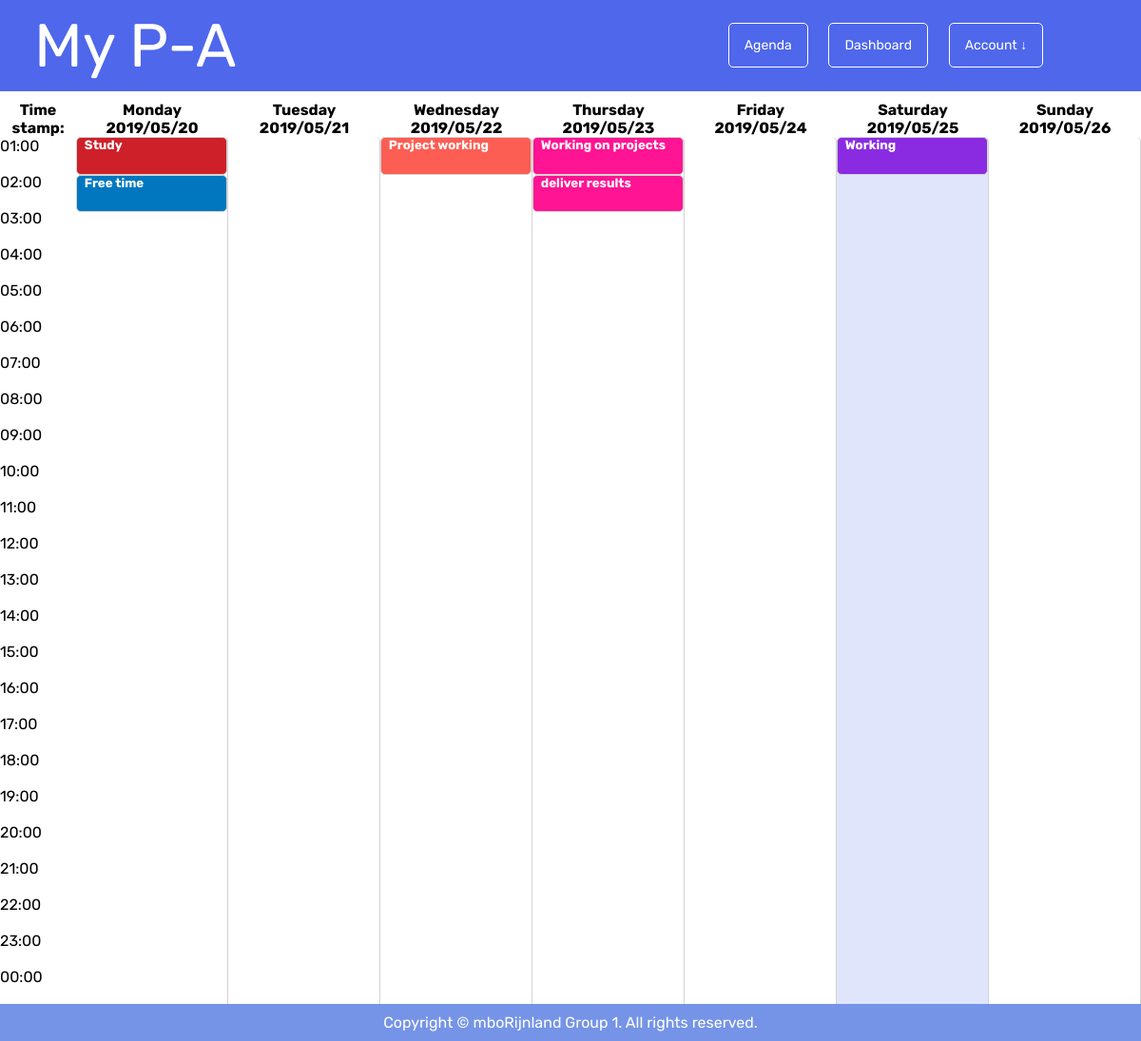
The page /index.php?page=agenda (signed in) on the database its author committed.
### tables this page shows
CREATE TABLE `task` (
  `Task_ID` int(255) NOT NULL,
  `User_ID` int(255) NOT NULL,
  `Task` varchar(150) NOT NULL,
  `Priority` varchar(10) NOT NULL,
  `Description` text NOT NULL,
  `Color_ID` int(20) NOT NULL,
  `Date` date NOT NULL,
  `Time` time NOT NULL,
  `End_time` time NOT NULL
);

### pages/agenda.php (the view, shortened to what this page needs)
<section id="agenda">
   <div class="grid-container">
       <div class="day">
        <div class="Time-stamp">
            <h4>Time <br>
                stamp:</h4>
            <div class="\30 0">01:00</div>
            <div class="\30 1">02:00</div>
            <div class="\30 2">03:00</div>
            <div class="\30 3">04:00</div>
            <div class="\30 4">05:00</div>
            <div class="\30 5">06:00</div>
            <div class="\30 6">07:00</div>
            <div class="\30 7">08:00</div>
            <div class="\30 8">09:00</div>
            <div class="\30 9">10:00</div>
            <div class="\31 0">11:00</div>
            <div class="\31 1">12:00</div>
            <div class="\31 2">13:00</div>
            <div class="\31 3">14:00</div>
            <div class="\31 4">15:00</div>
            <div class="\31 5">16:00</div>
            <div class="\31 6">17:00</div>
            <div class="\31 7">18:00</div>
            <div class="\31 8">19:00</div>
            <div class="\31 9">20:00</div>
            <div class="\32 0">21:00</div>
            <div class="\32 1">22:00</div>
            <div class="\32 2">23:00</div>
            <div class="\32 3">00:00</div>
            <br>
            </div>
        </div>
        <?php
            $id = $_SESSION['id'];
            $day = date('w');
            $day = $day - 1;
            $week_start = date("Y/m/d", strtotime('-'.$day.' days'));
            $startdate = strtotime($week_start);
            $enddate = strtotime("+7 days", $startdate);
            while ($startdate < $enddate) {
?>
                <div class="day">
                    <h4>
                        <?php
                            echo date("l", $startdate);
                            ?>
                            <br>
                            <?php
                            echo date("Y/m/d", $startdate);
                        ?>
                    </h4>
                    <div class="<?php echo date("l", $startdate);
                    if ( date("l") === date("l", $startdate)){
                        echo ' currentDay ';
                    }
                    ?> lane">
<?php
                        $dayQuery = $conn->prepare("SELECT * FROM task WHERE Date=? and User_ID = ? ORDER BY DATE(Time) DESC, Time ASC");
                        $dayQuery->execute(array(date("Y/m/d", $startdate),$id));
                        if($dayQuery->rowCount() > 0) {
                            while($row = $dayQuery->fetch(PDO::FETCH_ASSOC)){
?>
                                    <?php
                                        $color_id = $row['Color_ID'];
                                        $query = $conn->prepare("SELECT Color FROM Color WHERE Color_ID=?");
                                        $query->execute(array($color_id));
                                        $row2 = $query->fetch(PDO::FETCH_BOTH);
                                        if($query->rowCount() > 0) {
                                            $color_name = $row2['Color'];
                                        }
                                    ?>
                                    <div class="task <?php echo $color_name; ?> >">
                                        <div class="taskWrapper">
                                            <div class="nameHolder">
                                                <h5><?php
                                                    echo $row['Task'];
                                                ?></h5>
                                            </div>
                                        </div>
                                    </div>
<?php
                            }
                        }
                    $startdate = strtotime("+1 day", $startdate);
?>
                        </div>
                    </div>
<?php
            }
?>
    </div>
</section>

### css/header-footer.css (style rules this page uses)
* { font-family: 'Rubik', sans-serif !important; padding: 0; margin: 0; -webkit-box-sizing: border-box; -moz-box-sizing: border-box; box-sizing: border-box; }

### css/style.css (style rules this page uses)
* { padding: 0; margin: 0; box-sizing: border-box; -moz-box-sizing: border-box; -webkit-box-sizing: border-box; }
html { overflow-y: scroll !important; scroll-behavior: smooth !important; }
html, body { height: 100%; }
body { display: flex; flex-direction: column; }

### css/agenda.css (style rules this page uses)
.grid-container { display: grid; min-height: 100vh; grid-template-columns: 0.5fr 1fr 1fr 1fr 1fr 1fr 1fr 1fr; grid-template-rows: 1fr; grid-template-areas: "Time-stamp Monday Tuesday Wednesday Thursday Friday Saturday Sunday"; }
.Monday { display: grid; grid-template-columns: 1fr; grid-template-rows: 1fr 1fr 1fr 1fr 1fr 1fr 1fr 1fr 1fr 1fr 1fr 1fr 1fr 1fr 1fr 1fr 1fr 1fr 1fr 1fr 1fr 1fr 1fr 1fr; grid-template-areas: "." "." "." "." "." "." "." "." "." "." "." "." "." "." "." "." "." "." "." "." "." "." "." "."; grid-area: Monday; }
.Tuesday { display: grid; grid-template-columns: 1fr; grid-template-rows: 1fr 1fr 1fr 1fr 1fr 1fr 1fr 1fr 1fr 1fr 1fr 1fr 1fr 1fr 1fr 1fr 1fr 1fr 1fr 1fr 1fr 1fr 1fr 1fr; grid-template-areas: "." "." "." "." "." "." "." "." "." "." "." "." "." "." "." "." "." "." "." "." "." "." "." "."; grid-area: Tuesday; }
.Wednesday { display: grid; grid-template-columns: 1fr; grid-template-rows: 1fr 1fr 1fr 1fr 1fr 1fr 1fr 1fr 1fr 1fr 1fr 1fr 1fr 1fr 1fr 1fr 1fr 1fr 1fr 1fr 1fr 1fr 1fr 1fr; grid-template-areas: "." "." "." "." "." "." "." "." "." "." "." "." "." "." "." "." "." "." "." "." "." "." "." "."; grid-area: Wednesday; }
.Thursday { display: grid; grid-template-columns: 1fr; grid-template-rows: 1fr 1fr 1fr 1fr 1fr 1fr 1fr 1fr 1fr 1fr 1fr 1fr 1fr 1fr 1fr 1fr 1fr 1fr 1fr 1fr 1fr 1fr 1fr 1fr; grid-template-areas: "." "." "." "." "." "." "." "." "." "." "." "." "." "." "." "." "." "." "." "." "." "." "." "."; grid-area: Thursday; }
.Friday { display: grid; grid-template-columns: 1fr; grid-template-rows: 1fr 1fr 1fr 1fr 1fr 1fr 1fr 1fr 1fr 1fr 1fr 1fr 1fr 1fr 1fr 1fr 1fr 1fr 1fr 1fr 1fr 1fr 1fr 1fr; grid-template-areas: "." "." "." "." "." "." "." "." "." "." "." "." "." "." "." "." "." "." "." "." "." "." "." "."; grid-area: Friday; }
.Saturday { display: grid; grid-template-columns: 1fr; grid-template-rows: 1fr 1fr 1fr 1fr 1fr 1fr 1fr 1fr 1fr 1fr 1fr 1fr 1fr 1fr 1fr 1fr 1fr 1fr 1fr 1fr 1fr 1fr 1fr 1fr; grid-template-areas: "." "." "." "." "." "." "." "." "." "." "." "." "." "." "." "." "." "." "." "." "." "." "." "."; grid-area: Saturday; }
.Sunday { display: grid; grid-template-columns: 1fr; grid-template-rows: 1fr 1fr 1fr 1fr 1fr 1fr 1fr 1fr 1fr 1fr 1fr 1fr 1fr 1fr 1fr 1fr 1fr 1fr 1fr 1fr 1fr 1fr 1fr 1fr; grid-template-areas: "." "." "." "." "." "." "." "." "." "." "." "." "." "." "." "." "." "." "." "." "." "." "." "."; grid-area: Sunday; }
.Time-stamp { min-height: 100%; display: grid; grid-template-columns: 1fr; grid-template-rows: 1fr 1fr 1fr 1fr 1fr 1fr 1fr 1fr 1fr 1fr 1fr 1fr 1fr 1fr 1fr 1fr 1fr 1fr 1fr 1fr 1fr 1fr 1fr 1fr; grid-template-areas: "\30 0" "\30 1" "\30 2" "\30 3" "\30 4" "\30 5" "\30 6" "\30 7" "\30 8" "\30 9" "\31 0" "\31 1" "\31 2" "\31 3" "\31 4" "\31 5" "\31 6" "\31 7" "\31 8" "\31 9" "\32 0" "\32 1" "\32 2" "\32 3"; grid-area: Time-stamp; }
.lane { border-right: 1px solid lightgrey; border-radius: 5px; }
.day, .lane { min-height: 100%; }
.day h4 { text-align: center; }
#agenda { padding-top: 10px; width: 100% !important; min-height: 100%; float: left; }
.currentDay { background-color: rgba(78, 104, 235, 0.171); border-radius: 5px; }
.task { width: 100%; border-radius: 5px; border: 1px solid lightgray; overflow: hidden; }
.taskWrapper { width: 90%; margin: auto; }
.nameHolder h5 { color: white; }
.plasticPink { background-color: #FF1493; }
.protonPurple { background-color: #8A2BE2; }
.fieryReds { background-color: #ce2029; }
.oceanBlue { background-color: #0077be; }
.sunsetOrange { background-color: #fd5e53; }

### rows shown on the page
task: Task "Study"
task: Task "Free time"
task: Task "Project working"
task: Task "Working on projects"
task: Task "deliver results"
task: Task "Working"

### other values the page prints
date("l", $startdate) "Monday"
date("Y/m/d", $startdate) "2019/05/20"
date("l", $startdate) "Tuesday"
date("Y/m/d", $startdate) "2019/05/21"
date("l", $startdate) "Wednesday"
date("Y/m/d", $startdate) "2019/05/22"
date("l", $startdate) "Thursday"
date("Y/m/d", $startdate) "2019/05/23"
date("l", $startdate) "Friday"
date("Y/m/d", $startdate) "2019/05/24"
date("l", $startdate) "Saturday"
date("Y/m/d", $startdate) "2019/05/25"
date("l", $startdate) "Sunday"
date("Y/m/d", $startdate) "2019/05/26"
